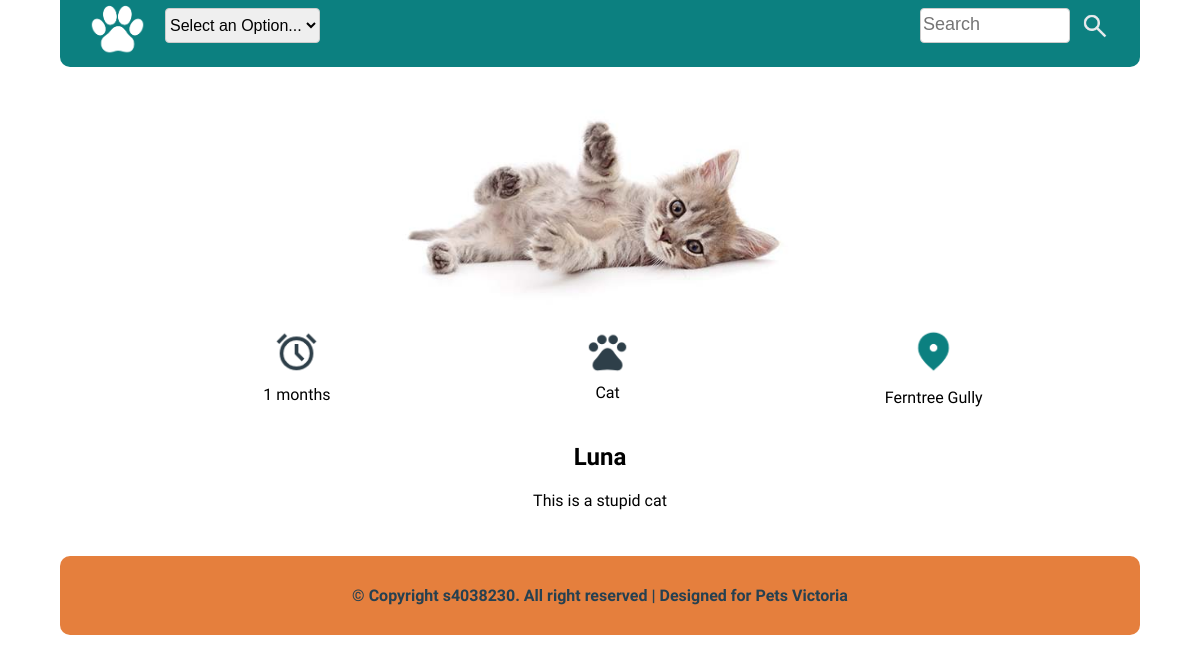
The page /details.php?petid=8 on the database its author committed.
### tables this page shows
CREATE TABLE `pets` (
  `petid` int(11) NOT NULL,
  `petname` varchar(255) NOT NULL,
  `description` text NOT NULL,
  `image` varchar(255) NOT NULL,
  `caption` varchar(255) NOT NULL,
  `age` double NOT NULL,
  `location` varchar(255) NOT NULL,
  `type` varchar(255) NOT NULL
);

### details.php (the view, shortened to what this page needs)
<?php
include "include/header.inc";
include "include/nav.inc";
include "include/db_connect.inc";
if (isset($_GET['petid'])) {
    $petid = $_GET['petid'];
    $sql = "SELECT * FROM pets WHERE petid = ?";
    $stmt = $conn->prepare($sql);
    $stmt->bind_param("i", $petid);
    $stmt->execute();
    $result = $stmt->get_result();
    $pet = $result->fetch_assoc();
    if ($pet) {
?>
        <main id="mainbody-5">
            <div>
                <img id="mainpicture-3" src="images/<?php echo htmlspecialchars($pet['image']); ?>" alt="pets'picture">
            </div>
            <div>
                <div class="icon-details">
                    <span><img src="images/alarm.png">
                        <p><?php echo htmlspecialchars($pet['age']); ?> months</p>
                    </span>
                    <span>
                        <img src="images/paw.png">
                        <p><?php echo htmlspecialchars($pet['type']); ?></p>
                    </span>
                    <span>
                        <img src="images/location.png">
                        <p><?php echo htmlspecialchars($pet['location']); ?></p>
                    </span>
                </div>
            </div>
            <div class="fontbody-5">
                <h2><?php echo htmlspecialchars($pet['petname']); ?></h2>
                <p><?php echo htmlspecialchars($pet['caption']); ?></p>
            </div>
        </main>
<?php
    } else {
        echo "<p>Pet not found!</p>";
    }
} else {
    echo "<p>No pet selected!</p>";
}
include "include/footer.inc";

### css/style.css (style rules this page uses)
:root { margin: 0px; padding: 0px; box-sizing: border-box; }
body { margin: auto; width: 1200px; }
::placeholder { font-size: 18px; }
#mainbody-5 { background-color: #fff; width: 85%; overflow: hidden; text-align: center; margin: auto; padding: 2.5%; }
#mainpicture-3 { align-items: center; width: 40%; height: 40%; overflow: hidden; }
.icon-details { display: flex; justify-content:space-around; margin-left: 4.5%; margin-top: 2%; }
.icon-details img { width: 45px; height: 45px; }
.icon-details p { font-family: "Ysabeau SC"; margin-top: 10%; }
.fontbody-5 p, h2 { font-family: "Ysabeau SC"; }

### rows shown on the page
pets: image (picture), age "1", type "Cat", location "Ferntree Gully", petname "Luna", caption "This is a stupid cat"
